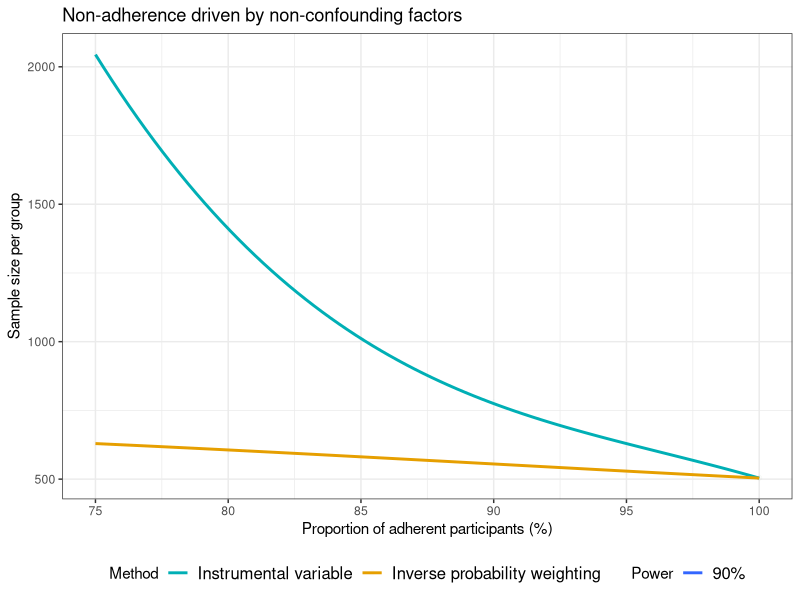
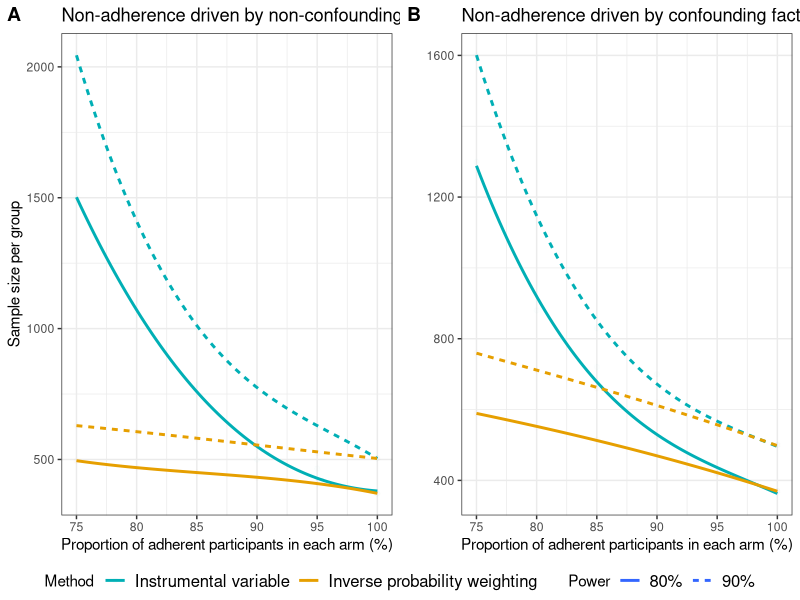

Generate these figures, in order, with R:
library(ggplot2)
library(ggpubr)

interval=seq(75,100,by=5)
legendfontsize=12

Powerdata.c=data.frame(
    Method=rep(c('Inverse probability weighting','Instrumental variable'), each=2*length(interval)),
    Power= rep(c('90%', "80%"),each=length(interval)),
    interval=rep(interval,2),
    samplesize=c(760, 710, 660, 620, 550, 500, 
                 590, 550, 515, 470, 420, 370, 
                 1600, 1155, 830, 700, 550, 500, 
                 1300, 880, 720, 525, 420, 370)
)

Powerdata.nc=data.frame(
    Method=rep(c('Inverse probability weighting','Instrumental variable'), each=2*length(interval)),
    Power= rep(c('90%', "80%"),each=length(interval)),
    interval=rep(interval,2),
    samplesize=c(630, 605, 580, 560, 525, 505, 
                 495, 470, 450, 430, 410, 370, 
                 2045, 1410, 1010, 780, 625, 505, 
                 1500, 1070, 785, 500, 465, 370
    )
)

nc=ggplot(Powerdata.nc, aes(x=interval, y=samplesize, colour=Method, linetype=Power)) +
    geom_point(aes(color = Method), alpha=0.01)+
    scale_alpha_manual(values = c("Inverse probability weighting"=0.00001,"Instrumental variable" = 0.00001), guide = 'none')+
    geom_smooth(aes(colour=Method), method = lm, formula = y ~ splines::bs(x, 3), se = FALSE)+
    scale_color_manual(values=c("#00AFB5", "#E69F00"))+
    ylab('Sample size per group')+
    xlab('Proportion of adherent participants in each arm (%)')+
    labs(title = "Non-adherence driven by non-confounding factors")+
    theme_bw()+
    theme(legend.position = 'bottom', legend.text=element_text(size=legendfontsize))

c=ggplot(Powerdata.c, aes(x=interval, y=samplesize, colour=Method, linetype=Power)) +
    geom_point(aes(color = Method), alpha=0.01)+
    geom_smooth(aes(colour=Method), method = lm, formula = y ~ splines::bs(x, 3), se = FALSE)+
    scale_color_manual(values=c("#00AFB5", "#E69F00"))+
    ylab('')+
    xlab('Proportion of adherent participants in each arm (%)')+
    labs(title = "Non-adherence driven by confounding factors")+
    theme_bw()+
    theme(legend.position = 'bottom',  legend.text=element_text(size=legendfontsize))

plot=ggarrange(nc,c,labels=c('A','B'),
          common.legend = T,legend = 'bottom')
ggsave(filename = paste("samplesize", Sys.Date(), ".pdf"), width = width, height = height*3/4, units = "in")

###simplified for presentation
Powerdata.nc=data.frame(
  Method=rep(c('Inverse probability weighting','Instrumental variable'), each=length(interval)),
  Power= rep(c('90%'),each=length(interval)),
  interval=interval,
  samplesize=c(630, 605, 580, 560, 525, 505,
               2045, 1410, 1010, 780, 625, 505
  )
)

ggplot(Powerdata.nc, aes(x=interval, y=samplesize, colour=Method, linetype=Power)) +
  geom_point(aes(color = Method), alpha=0.01)+
  scale_alpha_manual(values = c("Inverse probability weighting"=0.00001,"Instrumental variable" = 0.00001), guide = 'none')+
  geom_smooth(aes(colour=Method), method = lm, formula = y ~ splines::bs(x, 3), se = FALSE)+
  scale_color_manual(values=c("#00AFB5", "#E69F00"))+
  ylab('Sample size per group')+
  xlab('Proportion of adherent participants (%)')+
  labs(title = "Non-adherence driven by non-confounding factors")+
  theme_bw()+
  theme(legend.position = 'bottom', legend.text=element_text(size=legendfontsize))

